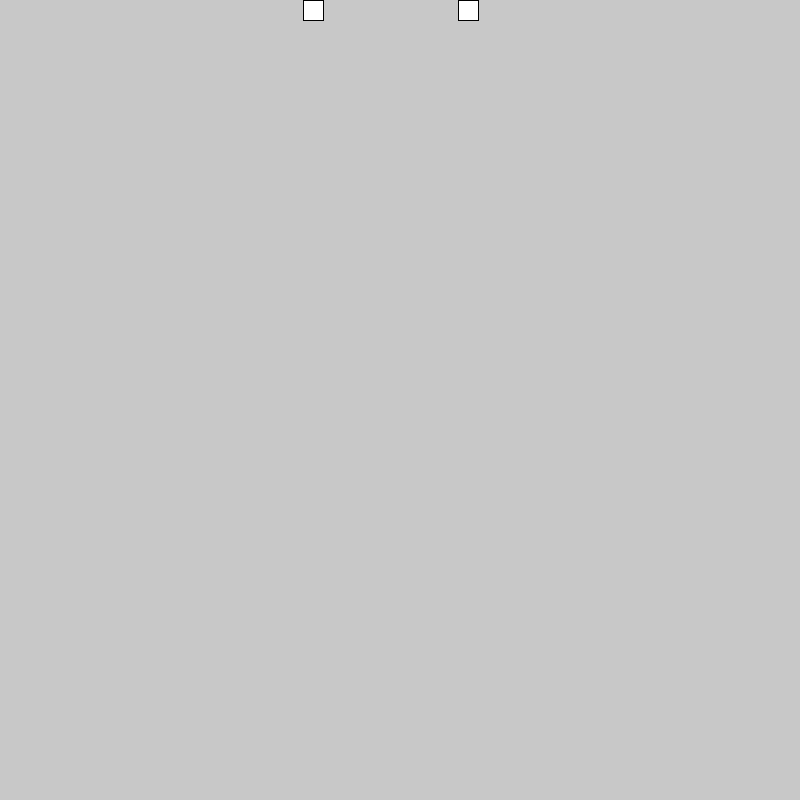
Frame 1 (no input)
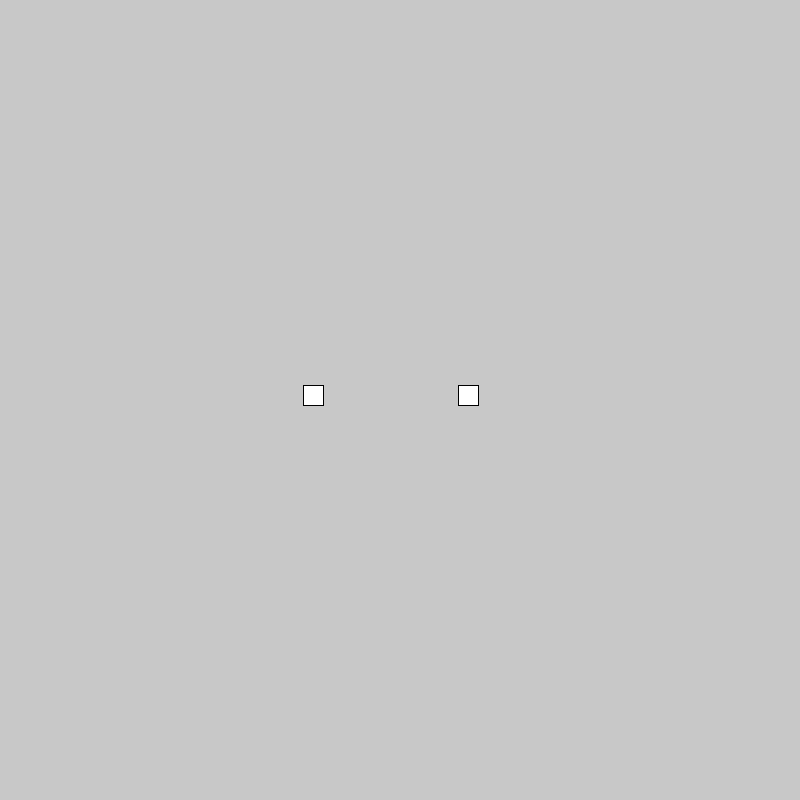
Frame 60 (the mouse pressed at the canvas centre just before this capture)
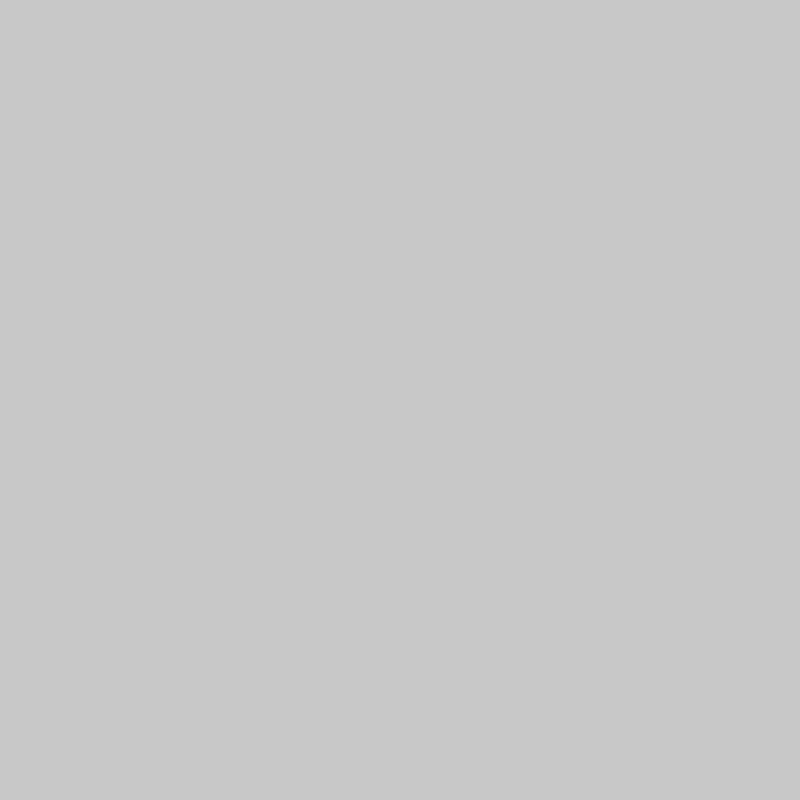
Frame 120 (the mouse held since frame 60 and released just before this capture)

The Processing sketch that drew these frames (run headless with seeded random() and noise(); from frame 60 on, the mouse is pressed at the canvas centre):

// Processing sketch: physics_engine_v1
// ── physics_engine_v1.pde
//ticks per second
float tickRate = 30;
//difference in time between the previous tick and this one
float dt = 1/tickRate;
int totalTicks = 0;
//time it should run for in ticks
int runTime = 1000;

//var multiplied to all positions for more realism
int posMap = 20;

//amount of particles in the scene
int n = 2;

float gravity = 9.81;

ArrayList<Particle> particles = new ArrayList<Particle>();

void setup(){
  size(800, 800);
  frameRate(60);
  
  
  
  for(int i = 0; i < n; i++){
    particles.add(new Particle());
  }
  
  particles.get(1).mass = 1.5;
  
}

void draw(){
  background(200);
  
  fixedUpdate();
}

void fixedUpdate(){
  if(totalTicks <= runTime){
    delay((int)(dt*1000));
    totalTicks++;
    print("tick");
    
    for(Particle particle : particles){
      particle.update();
    }
  }
}
// ── Particle.pde
class Particle{
  
  PVector pos;
  PVector vel;
  float mass;
  
  Particle(){
    pos = new PVector(random(width/4, width/4 + width/2), 0);
    vel = new PVector(0, 0);
    
    mass = 1;
  }
  
  void update(){
    render();
    
    PVector force = new PVector(computeForce(this).x, computeForce(this).y);
    PVector acc = new PVector(force.x / mass, force.y / mass);
    vel.x += acc.x * dt;
    vel.y += acc.y * dt;
    pos.x += vel.x * dt * posMap;
    pos.y += vel.y * dt * posMap;
    
    
  }
  
  void render(){
    rect(pos.x, pos.y, 20, 20);
  }

  PVector computeForce(Particle particle){
    return new PVector(0, particle.mass * gravity);
  }

}
